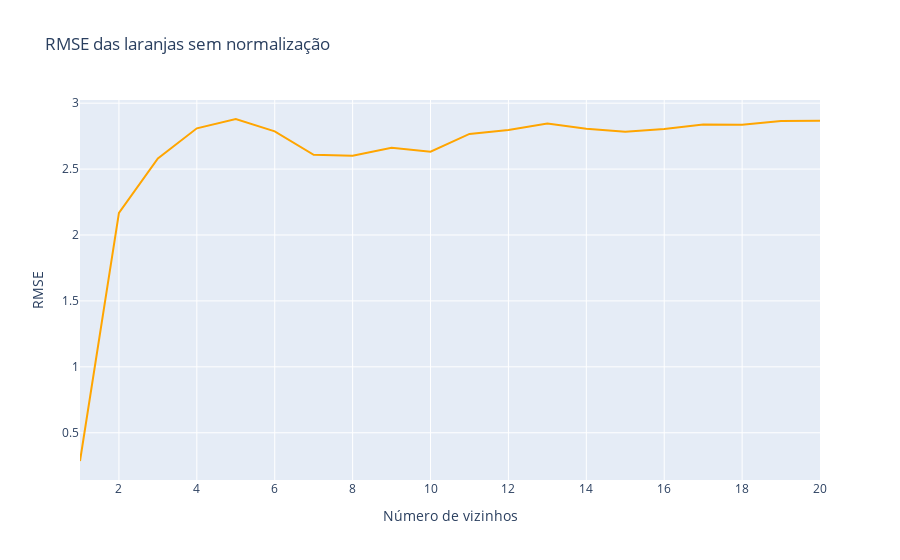

This figure's notebook cell:
### Code cell
fig = px.line(x=NUM_VIZINHOS, y=lista_rmse, title="RMSE das laranjas sem normalização", labels={"x": "Número de vizinhos", "y": "RMSE"})
fig.update_traces(line_color="orange")
fig.show()

### Figure 1 — Plotly figure (JSON) as saved in the notebook; plotly's stock layout.template omitted (floating-point values rounded to 4 significant figures)
{"data": [{"hovertemplate": "Número de vizinhos=%{x}<br>RMSE=%{y}<extra></extra>", "legendgroup": "", "line": {"color": "orange", "dash": "solid"}, "marker": {"symbol": "circle"}, "mode": "lines", "name": "", "orientation": "v", "showlegend": false, "type": "scatter", "x": [1, 2, 3, 4, 5, 6, 7, 8, 9, 10, 11, 12, 13, 14, 15, 16, 17, 18, 19, 20], "xaxis": "x", "y": [0.2858, 2.168, 2.581, 2.809, 2.88, 2.786, 2.609, 2.601, 2.662, 2.631, 2.767, 2.796, 2.846, 2.806, 2.783, 2.805, 2.837, 2.836, 2.865, 2.868], "yaxis": "y"}], "layout": {"legend": {"tracegroupgap": 0}, "title": {"text": "RMSE das laranjas sem normalização"}, "xaxis": {"anchor": "y", "domain": [0, 1], "title": {"text": "Número de vizinhos"}}, "yaxis": {"anchor": "x", "domain": [0, 1], "title": {"text": "RMSE"}}}}
